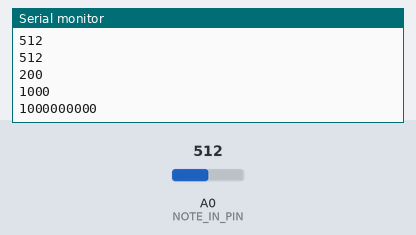
This sketch was run on a simulated Arduino Uno, built with avr-gcc and run on an emulated ATmega328P. Parts: the last lines printed to the serial monitor. Inputs (shaded band) come from the test bench; at power-on: A0 (NOTE_IN_PIN) = 512.

Above: at 1.2 s.
1.3 s: A0 (NOTE_IN_PIN) set to 716
At 1.8 s:
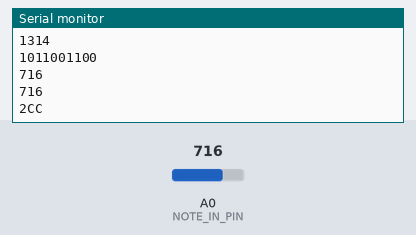
2.9 s: A0 (NOTE_IN_PIN) set to 511
At 3.8 s:
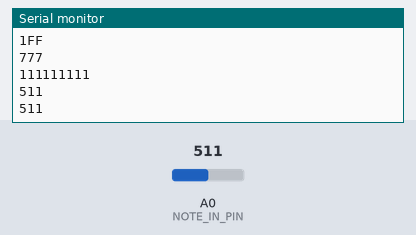
4.5 s: A0 (NOTE_IN_PIN) set to 122
At 5.4 s:
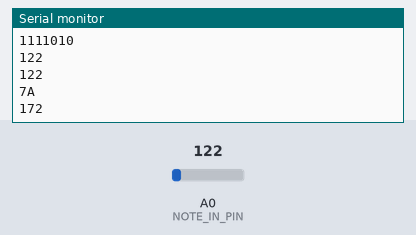
Timing chart, 0 to 7.5 s (numbered marks = the images above; inputs shaded):
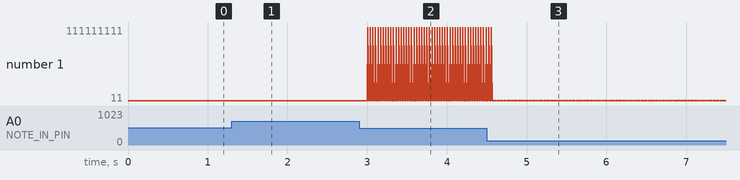

Measured:
- after the input at 1.3 s, the serial monitor: prints a new line after 0.07 s (image 1)
- after the input at 2.9 s, the serial monitor: prints a new line after 0.09 s (image 2)
- after the input at 4.5 s, the serial monitor: prints a new line after 0.07 s (image 3)
- plotted number 1: 1000 → 1314 after the input at 1.3 s, 1314 → 111111111 after the input at 2.9 s

The sketch:

RobertoGutierrez_EtudeThree_ResistorLadderValueCheck.ino
```cpp
/*
  Analog input

 reads an analog input on analog in 0, prints the value out.

 original version
 created 24 March 2006
 by Tom Igoe
 */

// constant for note in (button-resistor ladder on breadboard)
# define NOTE_IN_PIN A0

int analogValue = 0;    // variable to hold the analog value

void setup() {
  // open the serial port at 9600 bps:
  Serial.begin(9600);
}

void loop() {
  // read the analog input on pin 0:
  analogValue = analogRead(NOTE_IN_PIN);

  // print it out in many formats:
  Serial.println(analogValue);       // print as an ASCII-encoded decimal
  Serial.println(analogValue, DEC);  // print as an ASCII-encoded decimal
  Serial.println(analogValue, HEX);  // print as an ASCII-encoded hexadecimal
  Serial.println(analogValue, OCT);  // print as an ASCII-encoded octal
  Serial.println(analogValue, BIN);  // print as an ASCII-encoded binary

  // delay 10 milliseconds before the next reading:
  delay(10);
}
```
